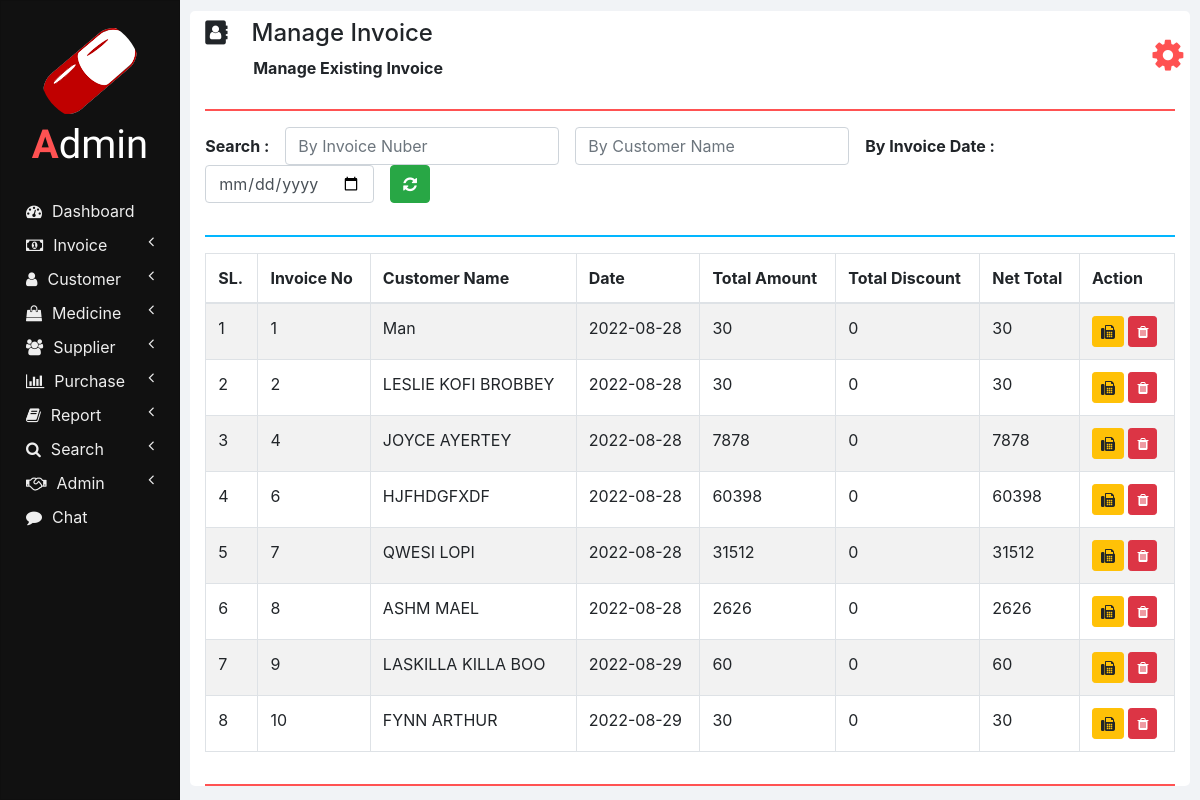
The app's page /manage_invoice.php (signed in) with its own data.
### tables this page shows
CREATE TABLE `invoices` (
  `INVOICE_ID` int(11) NOT NULL,
  `NET_TOTAL` double NOT NULL DEFAULT '0',
  `INVOICE_DATE` date NOT NULL,
  `CUSTOMER_ID` int(11) NOT NULL,
  `TOTAL_AMOUNT` double NOT NULL,
  `TOTAL_DISCOUNT` double NOT NULL
);

CREATE TABLE `customers` (
  `ID` int(11) NOT NULL,
  `NAME` varchar(20) NOT NULL,
  `CONTACT_NUMBER` varchar(10) NOT NULL,
  `ADDRESS` varchar(100) NOT NULL,
  `DOCTOR_NAME` varchar(20) NOT NULL,
  `DOCTOR_ADDRESS` varchar(100) NOT NULL,
  `USERID` int(11) DEFAULT NULL,
  `USERNAME` varchar(50) DEFAULT NULL,
  `EMAIL` varchar(30) DEFAULT NULL,
  `GENDER` varchar(10) DEFAULT NULL,
  `PASSWORD` varchar(255) DEFAULT NULL,
  `IMAGE` varchar(255) DEFAULT NULL,
  `DATE` datetime DEFAULT NULL ON UPDATE CURRENT_TIMESTAMP
);

### php/manage_invoice.php (the view, shortened to what this page needs)
<?php
  function showInvoices() {
    require "db_connection.php";
    if($con) {
      $seq_no = 0;
      $query = "SELECT * FROM invoices INNER JOIN customers ON invoices.CUSTOMER_ID = customers.ID";
      $result = mysqli_query($con, $query);
      while($row = mysqli_fetch_array($result)) {
        $seq_no++;
        showInvoiceRow($seq_no, $row);
      }
    }
  }
  function showInvoiceRow($seq_no, $row) {
    ?>
    <tr>
      <td><?php echo $seq_no; ?></td>
      <td><?php echo $row['INVOICE_ID']; ?></td>
      <td><?php echo $row['NAME']; ?></td>
      <td><?php echo $row['INVOICE_DATE']; ?></td>
      <td><?php echo $row['TOTAL_AMOUNT']; ?></td>
      <td><?php echo $row['TOTAL_DISCOUNT']; ?></td>
      <td><?php echo $row['NET_TOTAL']; ?></td>
      <td>
        <button class="btn btn-warning btn-sm" onclick="printInvoice(<?php echo $row['INVOICE_ID']; ?>);">
          <i class="fa fa-fax"></i>
        </button>
        <button class="btn btn-danger btn-sm" onclick="deleteInvoice(<?php echo $row['INVOICE_ID']; ?>);">
          <i class="fa fa-trash"></i>
        </button>
      </td>
    </tr>
    <?php
  }
    ?>

### css/sidenav.css (style rules this page uses)
body { background-color: #f1f3f6; }
.sidenav { width: 15%; height: 100vh; background-color: #222222; position: fixed; z-index: 1; flex: 1 0 auto; }
.card { width: 100%; height: 100%; top: 0; border-radius: 0; background-color: #111111; }
.logo .logo-caption { font-family: 'Poiret One', cursive; color: #ffffff; text-align: center; margin-bottom: 25px; }
.logo .profile { margin-left: 50%; border-radius: 50%; transform: translate(-50%); }
.logo .tweak { color: #ff5252; font-weight: bold; }
.main-menu-item { padding: 5px 5px; cursor: pointer; }
.main-menu-item > a { color: #eeeeee; text-decoration: none; font-size: 16px; }
.main-menu-item > a > span { margin-left: 10px; }

### css/home.css (style rules this page uses)
html, body { height: 100vh; }

### records on screen
invoices: seq_no "1", INVOICE_ID "1", CUSTOMER_ID.NAME "Man", INVOICE_DATE "2022-08-28", TOTAL_AMOUNT "30", TOTAL_DISCOUNT "0", NET_TOTAL "30"
invoices: seq_no "2", INVOICE_ID "2", CUSTOMER_ID.NAME "LESLIE KOFI BROBBEY", INVOICE_DATE "2022-08-28", TOTAL_AMOUNT "30", TOTAL_DISCOUNT "0", NET_TOTAL "30"
invoices: seq_no "3", INVOICE_ID "4", CUSTOMER_ID.NAME "JOYCE AYERTEY", INVOICE_DATE "2022-08-28", TOTAL_AMOUNT "7878", TOTAL_DISCOUNT "0", NET_TOTAL "7878"
invoices: seq_no "4", INVOICE_ID "6", CUSTOMER_ID.NAME "HJFHDGFXDF", INVOICE_DATE "2022-08-28", TOTAL_AMOUNT "60398", TOTAL_DISCOUNT "0", NET_TOTAL "60398"
invoices: seq_no "5", INVOICE_ID "7", CUSTOMER_ID.NAME "QWESI LOPI", INVOICE_DATE "2022-08-28", TOTAL_AMOUNT "31512", TOTAL_DISCOUNT "0", NET_TOTAL "31512"
invoices: seq_no "6", INVOICE_ID "8", CUSTOMER_ID.NAME "ASHM MAEL", INVOICE_DATE "2022-08-28", TOTAL_AMOUNT "2626", TOTAL_DISCOUNT "0", NET_TOTAL "2626"
invoices: seq_no "7", INVOICE_ID "9", CUSTOMER_ID.NAME "LASKILLA KILLA BOO", INVOICE_DATE "2022-08-29", TOTAL_AMOUNT "60", TOTAL_DISCOUNT "0", NET_TOTAL "60"
invoices: seq_no "8", INVOICE_ID "10", CUSTOMER_ID.NAME "FYNN ARTHUR", INVOICE_DATE "2022-08-29", TOTAL_AMOUNT "30", TOTAL_DISCOUNT "0", NET_TOTAL "30"

### other values on screen
$heading "Manage Invoice"
$sub_heading "Manage Existing Invoice"
